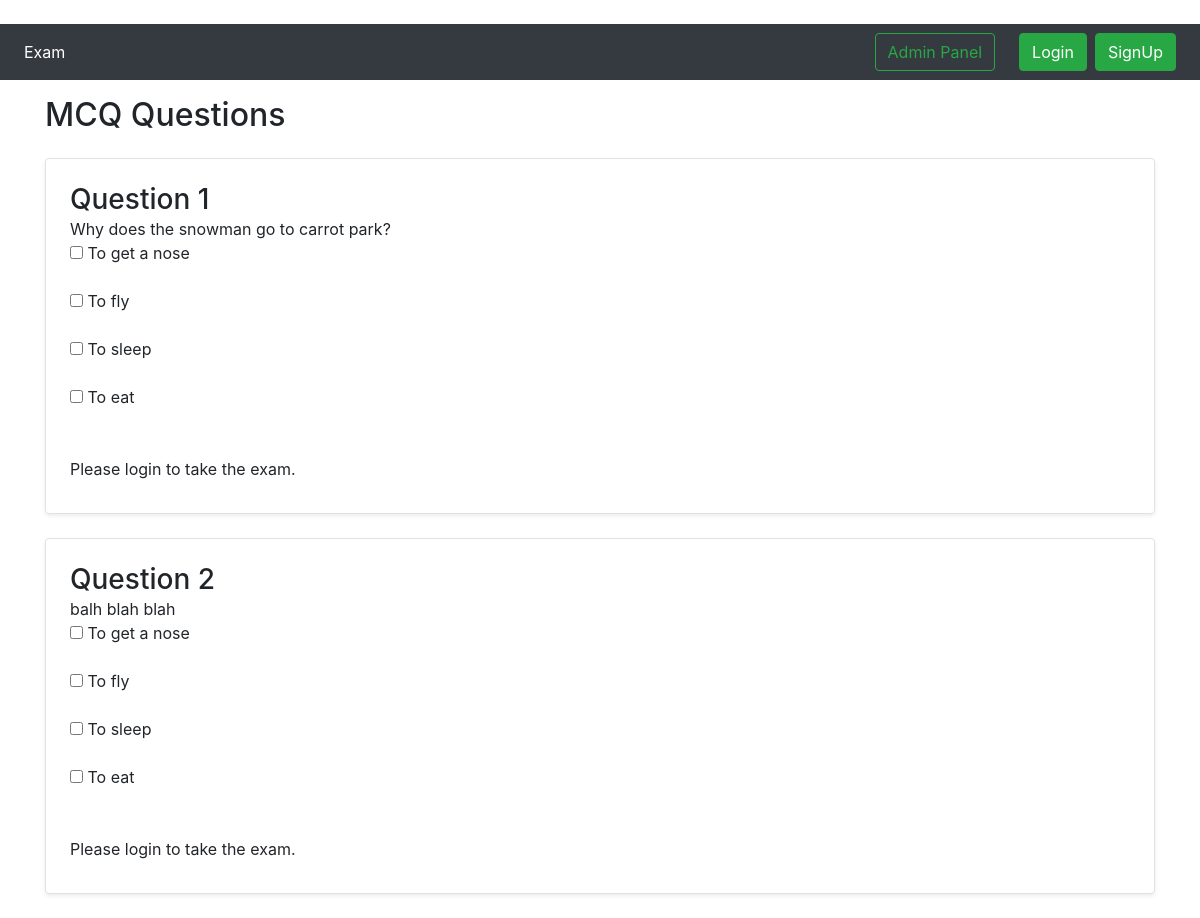
Screenshot of /blog/ with the database file from the repository.
### blog/models.py (models this page shows, shortened)
class Post(models.Model):
    sno=models.AutoField(primary_key=True)
    title=models.CharField(max_length=255)
    author=models.CharField(max_length=14)
    slug=models.CharField(max_length=130)
    views=models.IntegerField(default=0)
    content=models.TextField()
    option1=models.CharField(max_length=55)
    option2=models.CharField(max_length=55)
    option3=models.CharField(max_length=55)
    option4=models.CharField(max_length=55)

### blog/views.py (the view)
# urls.py: path('',views.blogHome,name="blogHome"),
def blogHome(request):
    allPosts= Post.objects.all()
    context={'allPosts': allPosts}
    return render(request, "blog/blogHome.html", context)

### templates/blog/blogHome.html
{% extends 'base.html' %} {% block title %} BlogHome {% endblock title %}
{%block blogactive %} active {% endblock blogactive %} {% block body %}
<div class="container my-3">
  <h2>MCQ Questions</h2>
  {% for post in allPosts %}
  <div
    class="row no-gutters border rounded overflow-hidden flex-md-row mb-4 shadow-sm h-md-250 my-4 position-relative"
  >
    <div class="col p-4 d-flex flex-column position-static">
      <h3 class="mb-0">{{post.title}}</h3>
      <p class="card-text mb-auto">{{post.content| truncatechars:500}}</p>
      <form action="" method="post">
        <input type="checkbox" name="chk[]" value="" />  {{post.option1}}
        <br /><br />
        <input type="checkbox" name="chk[]" value="" />  {{post.option2}} <br /><br />
        <input type="checkbox" name="chk[]" value="" />  {{post.option3}} <br /><br />
        <input type="checkbox" name="chk[]" value="" />  {{post.option4}} <br /><br />
      </form>
      <div class="my-2">
        {% if user.is_authenticated %}
        <form action="/blog/postComment" method="post">
            {% csrf_token %}
            <div class="form-group">
                <label for="exampleInputEmail1">Type Your Answer </label>
                <input type="text" class="form-control" name="comment" placeholder="" required>
            </div>
            <input type="hidden" name="postSno" value="{{post.sno}}">
            <input type="hidden" name="parentSno" value="">
            <button type="submit" class="btn btn-primary">Submit</button>
        </form>
        {% else %}
        Please login to take the exam.
        {% endif %}
    </div>
    </div>
  </div>
  {% endfor %}
</div>
{% endblock %}

### templates/base.html (shortened to what this page needs)
﻿<!doctype html>
<html lang="en">
<head>
    <link rel="stylesheet" href="https://stackpath.bootstrapcdn.com/bootstrap/4.5.2/css/bootstrap.min.css"
>
</head>
<body>
    <nav class="navbar navbar-expand-lg navbar-dark bg-dark">
        <div class="collapse navbar-collapse" id="navbarSupportedContent">
            <ul class="navbar-nav mr-auto">
                <li class="nav-item {% block blogactive %}  {% endblock blogactive %} ">
                    <a class="nav-link" href="/blog">Exam</a>
                </li>
            </ul>
            <div class="ml-auto form-inline ">
                <form method="get" action="/search" class="my-2 my-lg-0 mx-3">
                    <a href="/admin" role="button" target="_blank" class="btn btn-outline-success m-2 my-sm-0"> Admin
                        Panel </a>
                </form>
                {% if user.is_authenticated %}
                <ul class="navbar-nav mr-2">
                    <li class="nav-item dropdown">
                        <a class="nav-link dropdown-toggle" href='#' id="navbarDropdown" role="button"
                            data-toggle="dropdown"> Welcome {{request.user}}</a>
                        <div class="dropdown-menu" aria-labelledby="navbarDropdown">
                            <a class="dropdown-item" href="/logout">Logout</a>
                        </div>
                    </li>
                </ul>
            </div>
            {% else %}
            <button type="button" class="btn btn-success mr-2" data-toggle="modal" data-target="#loginModal">
                Login
            </button>
            <button type="button" class="btn btn-success mr-2" data-toggle="modal" data-target="#signupModal">
                SignUp
            </button>
            {% endif %}
        </div>
    </nav>
    {% block body %} {% endblock body %}
</body>
</html>

### rows the page displays
Post: title "Question 1", content "Why does the snowman go to carrot park?", option1 "To get a nose", option2 "To fly", option3 "To sleep", option4 "To eat"
Post: title "Question 2", content "balh blah blah", option1 "To get a nose", option2 "To fly", option3 "To sleep", option4 "To eat"
